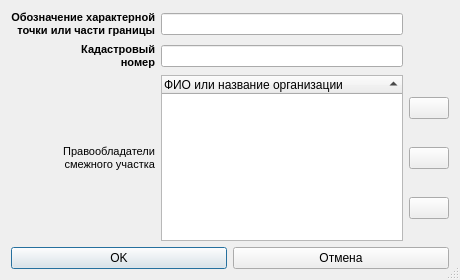
<?xml version="1.0" encoding="UTF-8"?>
<ui version="4.0">
 <class>DialogParcelNeighbour</class>
 <widget class="QDialog" name="DialogParcelNeighbour">
  <property name="geometry">
   <rect>
    <x>0</x>
    <y>0</y>
    <width>460</width>
    <height>280</height>
   </rect>
  </property>
  <property name="windowTitle">
   <string>Смежный ЗУ</string>
  </property>
  <property name="windowIcon">
   <iconset resource="../resources.qrc">
    <normaloff>:/plugins/openland/icons/kn.png</normaloff>:/plugins/openland/icons/kn.png</iconset>
  </property>
  <property name="sizeGripEnabled">
   <bool>true</bool>
  </property>
  <property name="modal">
   <bool>true</bool>
  </property>
  <layout class="QGridLayout" name="gridLayout">
   <item row="0" column="0">
    <layout class="QGridLayout" name="gridLayout_2">
     <item row="2" column="0">
      <widget class="QLabel" name="label_3">
       <property name="text">
        <string>&lt;!DOCTYPE HTML PUBLIC &quot;-//W3C//DTD HTML 4.0//EN&quot; &quot;http://www.w3.org/TR/REC-html40/strict.dtd&quot;&gt;
&lt;html&gt;&lt;head&gt;&lt;meta name=&quot;qrichtext&quot; content=&quot;1&quot; /&gt;&lt;style type=&quot;text/css&quot;&gt;
p, li { white-space: pre-wrap; }
&lt;/style&gt;&lt;/head&gt;&lt;body style=&quot; font-family:'MS Shell Dlg 2'; font-size:8.25pt; font-weight:400; font-style:normal;&quot;&gt;
&lt;p align=&quot;right&quot; style=&quot; margin-top:0px; margin-bottom:0px; margin-left:0px; margin-right:0px; -qt-block-indent:0; text-indent:0px;&quot;&gt;Правообладатели&lt;br /&gt;смежного участка&lt;/p&gt;&lt;/body&gt;&lt;/html&gt;</string>
       </property>
      </widget>
     </item>
     <item row="0" column="1">
      <widget class="QLineEdit" name="lineEditDefinition">
       <property name="enabled">
        <bool>true</bool>
       </property>
       <property name="maxLength">
        <number>40</number>
       </property>
      </widget>
     </item>
     <item row="2" column="1">
      <widget class="QTreeWidget" name="treeWidget">
       <property name="enabled">
        <bool>true</bool>
       </property>
       <property name="sortingEnabled">
        <bool>true</bool>
       </property>
       <column>
        <property name="text">
         <string>ФИО или название организации</string>
        </property>
       </column>
      </widget>
     </item>
     <item row="2" column="2">
      <layout class="QVBoxLayout" name="verticalLayout">
       <item>
        <widget class="QPushButton" name="pushButtonAddOwner">
         <property name="enabled">
          <bool>true</bool>
         </property>
         <property name="text">
          <string/>
         </property>
         <property name="icon">
          <iconset resource="../resources.qrc">
           <normaloff>:/plugins/openland/icons/symbol_add.png</normaloff>:/plugins/openland/icons/symbol_add.png</iconset>
         </property>
        </widget>
       </item>
       <item>
        <widget class="QPushButton" name="pushButtonEditOwner">
         <property name="enabled">
          <bool>true</bool>
         </property>
         <property name="text">
          <string/>
         </property>
         <property name="icon">
          <iconset resource="../resources.qrc">
           <normaloff>:/plugins/openland/icons/edit.png</normaloff>:/plugins/openland/icons/edit.png</iconset>
         </property>
        </widget>
       </item>
       <item>
        <widget class="QPushButton" name="pushButtonDelOwner">
         <property name="enabled">
          <bool>true</bool>
         </property>
         <property name="text">
          <string/>
         </property>
         <property name="icon">
          <iconset resource="../resources.qrc">
           <normaloff>:/plugins/openland/icons/symbol_remove.png</normaloff>:/plugins/openland/icons/symbol_remove.png</iconset>
         </property>
        </widget>
       </item>
      </layout>
     </item>
     <item row="1" column="1">
      <widget class="QLineEdit" name="lineEditCadastralNumber">
       <property name="enabled">
        <bool>true</bool>
       </property>
      </widget>
     </item>
     <item row="0" column="0">
      <widget class="QLabel" name="label_4">
       <property name="text">
        <string>&lt;!DOCTYPE HTML PUBLIC &quot;-//W3C//DTD HTML 4.0//EN&quot; &quot;http://www.w3.org/TR/REC-html40/strict.dtd&quot;&gt;
&lt;html&gt;&lt;head&gt;&lt;meta name=&quot;qrichtext&quot; content=&quot;1&quot; /&gt;&lt;style type=&quot;text/css&quot;&gt;
p, li { white-space: pre-wrap; }
&lt;/style&gt;&lt;/head&gt;&lt;body style=&quot; font-family:'MS Shell Dlg 2'; font-size:8.25pt; font-weight:400; font-style:normal;&quot;&gt;
&lt;p align=&quot;right&quot; style=&quot; margin-top:0px; margin-bottom:0px; margin-left:0px; margin-right:0px; -qt-block-indent:0; text-indent:0px;&quot;&gt;&lt;span style=&quot; font-size:8pt; font-weight:600;&quot;&gt;Обозначение характерной&lt;br /&gt;точки или части границы&lt;/span&gt;&lt;/p&gt;&lt;/body&gt;&lt;/html&gt;</string>
       </property>
      </widget>
     </item>
     <item row="1" column="0">
      <widget class="QLabel" name="label">
       <property name="text">
        <string>&lt;!DOCTYPE HTML PUBLIC &quot;-//W3C//DTD HTML 4.0//EN&quot; &quot;http://www.w3.org/TR/REC-html40/strict.dtd&quot;&gt;
&lt;html&gt;&lt;head&gt;&lt;meta name=&quot;qrichtext&quot; content=&quot;1&quot; /&gt;&lt;style type=&quot;text/css&quot;&gt;
p, li { white-space: pre-wrap; }
&lt;/style&gt;&lt;/head&gt;&lt;body style=&quot; font-family:'MS Shell Dlg 2'; font-size:8.25pt; font-weight:400; font-style:normal;&quot;&gt;
&lt;p align=&quot;right&quot; style=&quot; margin-top:0px; margin-bottom:0px; margin-left:0px; margin-right:0px; -qt-block-indent:0; text-indent:0px;&quot;&gt;&lt;span style=&quot; font-size:8pt; font-weight:600;&quot;&gt;Кадастровый &lt;br /&gt;номер&lt;/span&gt;&lt;/p&gt;&lt;/body&gt;&lt;/html&gt;</string>
       </property>
      </widget>
     </item>
    </layout>
   </item>
   <item row="1" column="0">
    <layout class="QHBoxLayout" name="horizontalLayout">
     <item>
      <widget class="QPushButton" name="pushButtonSave">
       <property name="text">
        <string>OK</string>
       </property>
       <property name="icon">
        <iconset resource="../resources.qrc">
         <normaloff>:/plugins/openland/icons/save.png</normaloff>:/plugins/openland/icons/save.png</iconset>
       </property>
       <property name="default">
        <bool>true</bool>
       </property>
      </widget>
     </item>
     <item>
      <widget class="QPushButton" name="pushButtonClose">
       <property name="text">
        <string>Отмена</string>
       </property>
       <property name="icon">
        <iconset resource="../resources.qrc">
         <normaloff>:/plugins/openland/icons/close.png</normaloff>:/plugins/openland/icons/close.png</iconset>
       </property>
      </widget>
     </item>
    </layout>
   </item>
  </layout>
 </widget>
 <tabstops>
  <tabstop>lineEditDefinition</tabstop>
  <tabstop>lineEditCadastralNumber</tabstop>
  <tabstop>treeWidget</tabstop>
  <tabstop>pushButtonAddOwner</tabstop>
  <tabstop>pushButtonEditOwner</tabstop>
  <tabstop>pushButtonDelOwner</tabstop>
  <tabstop>pushButtonSave</tabstop>
  <tabstop>pushButtonClose</tabstop>
 </tabstops>
 <resources>
  <include location="../resources.qrc"/>
 </resources>
 <connections>
  <connection>
   <sender>treeWidget</sender>
   <signal>doubleClicked(QModelIndex)</signal>
   <receiver>pushButtonEditOwner</receiver>
   <slot>click()</slot>
   <hints>
    <hint type="sourcelabel">
     <x>250</x>
     <y>159</y>
    </hint>
    <hint type="destinationlabel">
     <x>448</x>
     <y>164</y>
    </hint>
   </hints>
  </connection>
 </connections>
</ui>
